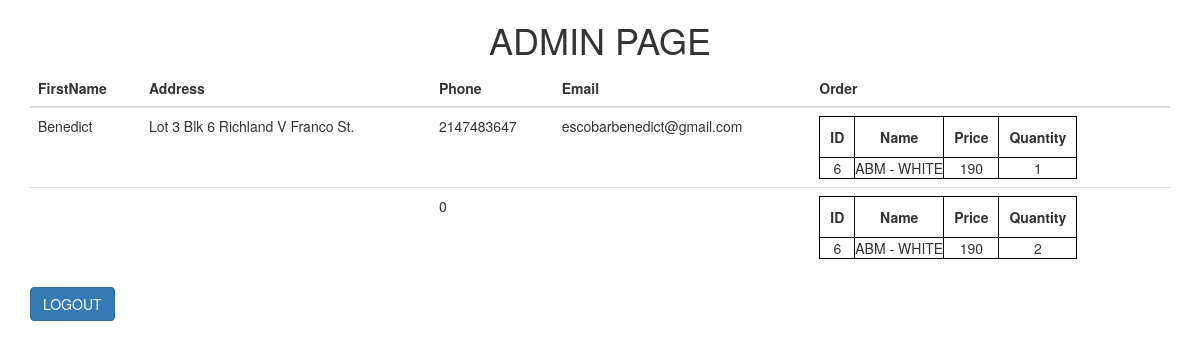
The app's page /adminpage.php with its own data.
### tables this page shows
CREATE TABLE `shipping_address` (
  `ID` int(50) NOT NULL,
  `first_name` varchar(50) NOT NULL,
  `last_name` varchar(50) NOT NULL,
  `address` varchar(100) NOT NULL,
  `phone` int(20) NOT NULL,
  `email` varchar(50) NOT NULL,
  `orders` longtext NOT NULL CHECK (json_valid(`orders`)),
  `total` int(100) NOT NULL
);

### adminpage.php (the view, shortened to what this page needs)
<!DOCTYPE html>
<html>
<head>
	<link rel="stylesheet" href="https://maxcdn.bootstrapcdn.com/bootstrap/3.4.1/css/bootstrap.min.css">
</head>
<body>
<center>
	<h1>ADMIN PAGE</h1>
</center>
<?php
$mysqli = new mysqli("localhost", "root", "crisostomo123", "shop1");
$sql = "SELECT * FROM shipping_address";
if($result = $mysqli->query($sql)){
if($result->num_rows > 0){
echo '<div class="container">';
echo '<table class="table table-hover">';
echo "<thead>";
echo "<tr>";
echo "<th>FirstName</th>";
echo "<th>Address</th>";
echo "<th>Phone</th>";
echo "<th>Email</th>";
echo "<th>Order</th>";
echo "</tr>";
echo "</thead>";
echo "</div>";
while($row = $result->fetch_array()){
echo "<tr>";
echo "<td>" . $row['first_name'] . "</td>";
echo "<td>" . $row['address'] . "</td>";
echo "<td>" . $row['phone'] . "</td>";
echo "<td>" . $row['email'] . "</td>";
echo "<td>";
$orders = json_decode($row['orders'], true);
echo '<table class="table1">';
echo "<th>ID</th>";
echo "<th>Name</th>";
echo "<th>Price</th>";
echo "<th>Quantity</th>";
for($i=0; $i<count($orders); $i++)
{
	$order=$orders[$i];
	echo "<tr>";
	echo "<td>".$order['ID'] ."</td>";
	echo "<td>".$order['NAME'] ."</td>";
	echo "<td>".$order['PRICE'] ."</td>";
	echo "<td>".$order['quantity'] ."</td>";
	echo "</tr>";
}
echo "</table>";
echo "</td>";
echo "</tr>"; }
}
else{
echo "No records matching your query were found.";
}
}
else{
echo "ERROR: Could not able to execute $sql. " . $mysqli->error;
}
?>
<div class="d-grid gap-2 d-md-block">
	<a href="Main.php">
  <button class="btn btn-primary" type="button" >LOGOUT</button>
  </a>
</div>
</body>
</html>

### adminpage.php (style rules this page uses)
.table1 { border: 1px solid black; padding-left: 30px; }
.table1 th { border: 1px solid black; padding: 10px; text-align: center; }
.table1 td { text-align: center; border: 1px solid black; }

### records on screen
shipping_address: first_name "Benedict", address "Lot 3 Blk 6 Richland V Franco St.", phone "2147483647", email "escobarbenedict@gmail.com", orders "6", orders "ABM - WHITE", orders "190", orders "1"
shipping_address: phone "0", orders "6", orders "ABM - WHITE", orders "190", orders "2"
